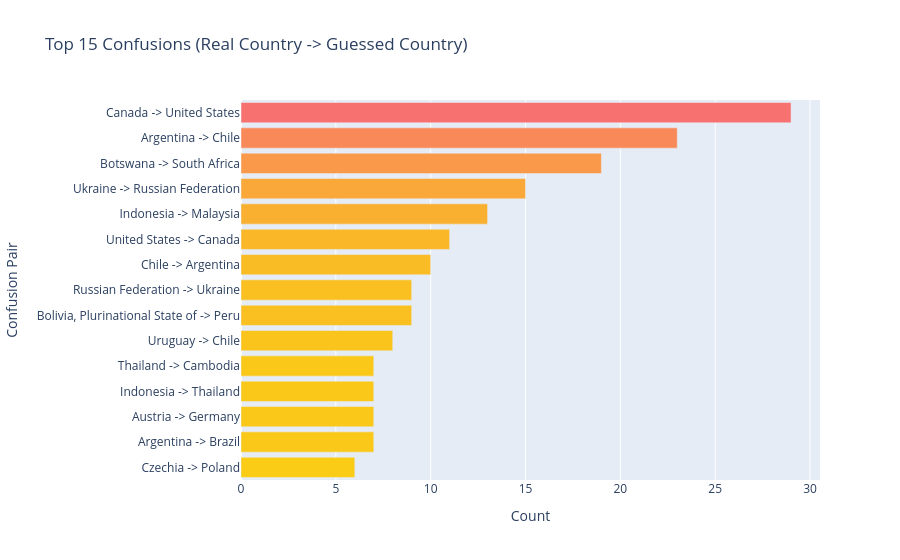

The code cell stored with this chart in its notebook:
### Code cell
if {"real_country_name", "my_guessed_country_name", "guessed_correctly"}.issubset(rounds.columns):
    wrong = rounds[rounds["guessed_correctly"] == False].copy()
    conf = (
        wrong.groupby(["real_country_name", "my_guessed_country_name"]).size()
        .reset_index(name="count")
        .sort_values(["count", "real_country_name", "my_guessed_country_name"], ascending=[False, True, True])
    )

    top_pairs = conf.head(15).copy()
    # Keep this important pair visible when present, even after top-15 trimming.
    focus_pair = conf[
        (conf["real_country_name"].str.lower() == "botswana")
        & (conf["my_guessed_country_name"].str.lower() == "south africa")
    ]
    if len(focus_pair) and not (
        (top_pairs["real_country_name"].str.lower() == "botswana")
        & (top_pairs["my_guessed_country_name"].str.lower() == "south africa")
    ).any():
        top_pairs = pd.concat([top_pairs.head(14), focus_pair.head(1)], ignore_index=True)
        top_pairs = top_pairs.sort_values(["count", "real_country_name", "my_guessed_country_name"], ascending=[False, True, True])

    if len(top_pairs):
        top_pairs["pair_label"] = top_pairs.apply(
            lambda r: f"{r['real_country_name']} -> {r['my_guessed_country_name']}", axis=1
        )
        fig = px.bar(
            top_pairs.sort_values("count"),
            x="count",
            y="pair_label",
            orientation="h",
            title="Top 15 Confusions (Real Country -> Guessed Country)",
            labels={"count": "Count", "pair_label": "Confusion Pair"},
            color="count",
            color_continuous_scale=["#facc15", "#f87171"],
        )
        fig.update_layout(coloraxis_showscale=False)
        fig.show()

### Figure 1 — Plotly figure (JSON) as saved in the notebook; plotly's stock layout.template omitted (floating-point values rounded to 4 significant figures)
{"data": [{"alignmentgroup": "True", "hovertemplate": "Count=%{marker.color}<br>Confusion Pair=%{y}<extra></extra>", "legendgroup": "", "marker": {"color": [6, 7, 7, 7, 7, 8, 9, 9, 10, 11, 13, 15, 19, 23, 29], "coloraxis": "coloraxis", "pattern": {"shape": ""}}, "name": "", "offsetgroup": "", "orientation": "h", "showlegend": false, "textposition": "auto", "type": "bar", "x": [6, 7, 7, 7, 7, 8, 9, 9, 10, 11, 13, 15, 19, 23, 29], "xaxis": "x", "y": ["Czechia -> Poland", "Argentina -> Brazil", "Austria -> Germany", "Indonesia -> Thailand", "Thailand -> Cambodia", "Uruguay -> Chile", "Bolivia, Plurinational State of -> Peru", "Russian Federation -> Ukraine", "Chile -> Argentina", "United States -> Canada", "Indonesia -> Malaysia", "Ukraine -> Russian Federation", "Botswana -> South Africa", "Argentina -> Chile", "Canada -> United States"], "yaxis": "y"}], "layout": {"barmode": "relative", "coloraxis": {"colorbar": {"title": {"text": "Count"}}, "colorscale": [[0, "#facc15"], [1, "#f87171"]], "showscale": false}, "legend": {"tracegroupgap": 0}, "title": {"text": "Top 15 Confusions (Real Country -> Guessed Country)"}, "xaxis": {"anchor": "y", "domain": [0, 1], "title": {"text": "Count"}}, "yaxis": {"anchor": "x", "domain": [0, 1], "title": {"text": "Confusion Pair"}}}}
